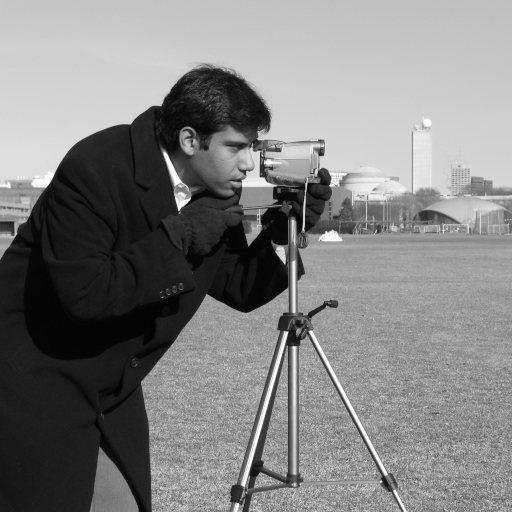
#> input picture skimage.data.camera(), 512 x 512 px
$ python edge_detection.py
#> lines starting #> are read from the running program, lines starting #| are printed output that depends on the picture
### utils.py
# Nama: Kayla Namira Mariadi
# NIM: 13522050
# Deskripsi: Modul helper untuk memuat gambar, menyimpan output, dan plotting

import matplotlib.pyplot as plt
import numpy as np
import pandas as pd
from pathlib import Path
from skimage import data, img_as_float, io
from skimage.color import gray2rgb, rgb2gray
from skimage.util import img_as_ubyte
import io as skio

def to_gray(img):
    """Konversi gambar ke grayscale jika berwarna."""
    if img.ndim == 3:
        return rgb2gray(img)
    return img

def load_images():
    """
    Memuat dan memproses semua gambar standar dan tambahan.
    Mengembalikan dictionary berisi gambar-gambar.
    """
    print("Memuat gambar...")

    personal_image_path = "personal.jpeg"
    personal_image_key = "personal"
    imgs = {
        "cameraman": to_gray(data.camera()),
        "coins": to_gray(data.coins()),
        "checkerboard": to_gray(data.checkerboard()),
        "astronaut": img_as_float(data.astronaut()),
        "chelsea": img_as_float(data.chelsea())
    }
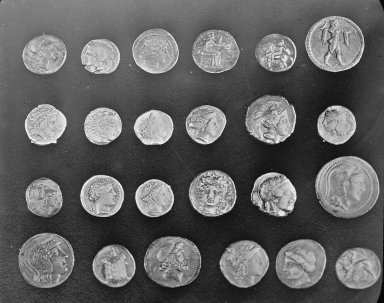
#> input picture skimage.data.coins(), 384 x 303 px
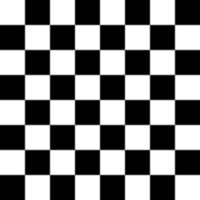
#> input picture skimage.data.checkerboard(), 200 x 200 px
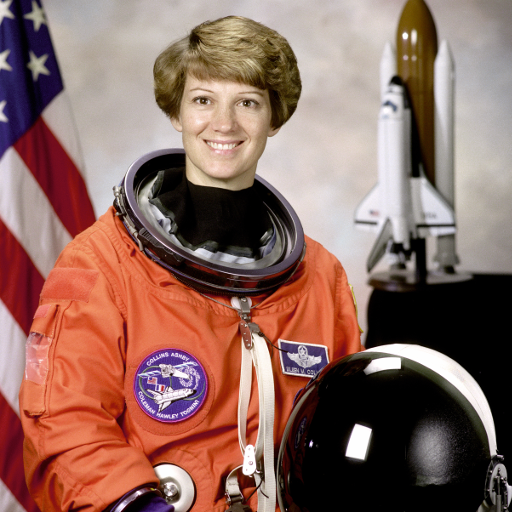
#> input picture skimage.data.astronaut(), 512 x 512 px
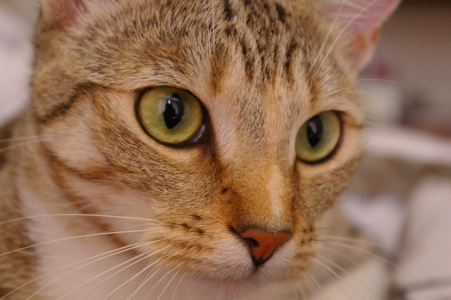
#> input picture skimage.data.chelsea(), 451 x 300 px
    try:
        try:
            root_dir = Path(__file__).resolve().parent
            personal_image_path = root_dir / personal_image_path
        except NameError:
            personal_image_path = Path(personal_image_path)

        img_pribadi = io.imread(str(personal_image_path))
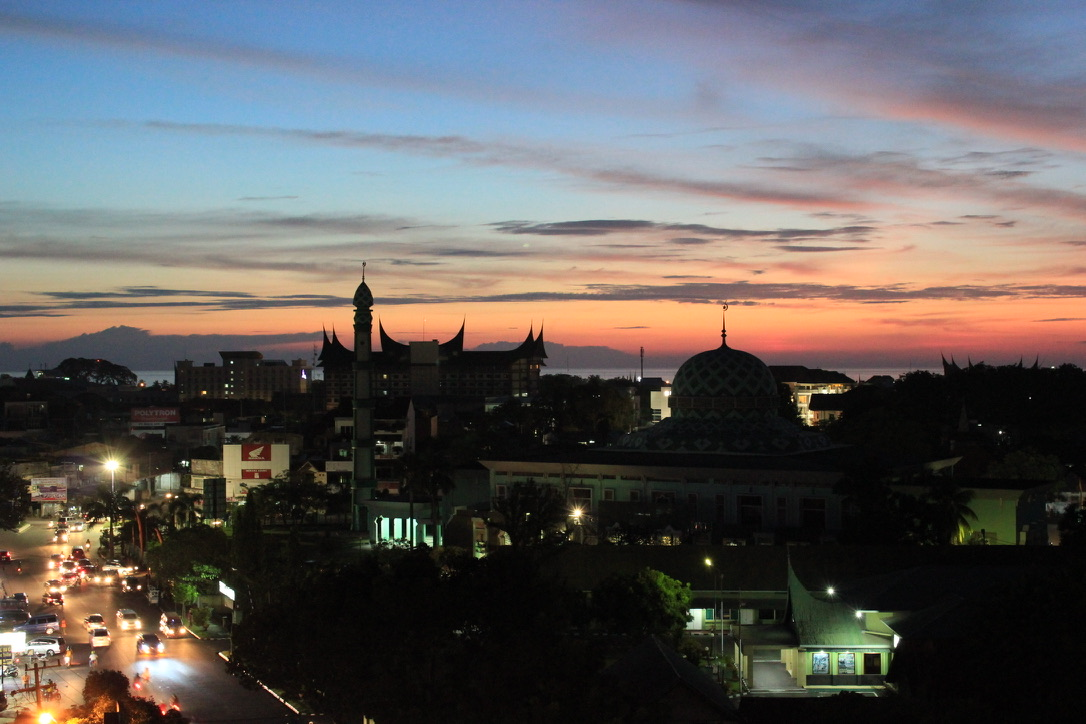
#> input picture personal.jpeg, 1086 x 724 px
#> img_pribadi is the input picture: shape (724, 1086, 3); mean R, G, B 95.9, 92.9, 92
        img_pribadi_float = img_as_float(img_pribadi)
        imgs[personal_image_key] = img_pribadi_float

    except FileNotFoundError:
        print(f"Gambar pribadi '{personal_image_path}' tidak ditemukan.")
    except Exception as e:
        print(f"ERROR saat memuat gambar pribadi: {e}")

    print("Selesai memuat gambar.")
    return imgs

def save_img(filepath, img):
    """
    Menyimpan gambar ke file, membuat direktori jika perlu.
    Menangani konversi tipe data (float -> ubyte) dan grayscale -> RGB.
    """
    filepath = Path(filepath)
    filepath.parent.mkdir(parents=True, exist_ok=True)

    if img.dtype in (np.float32, np.float64):
        img = img_as_ubyte(img)

    # Konversi grayscale ke RGB untuk konsistensi (opsional, tapi aman)
    if img.ndim == 2:
        img = gray2rgb(img)

    io.imsave(str(filepath), img)

def save_params_to_csv(filepath, params_list):
    """
    Menyimpan daftar dictionary parameter ke file CSV.
    """
    filepath = Path(filepath)
    df = pd.DataFrame(params_list)
    df.to_csv(filepath, index=False)
    print(f"\nParameter disimpan di: {filepath.name}")

def plot_comparison(images_dict, title, filepath):
    """
    Membuat plot perbandingan hasil image dalam 2 BARIS dan menyimpannya ke file.
    """
    n = len(images_dict)

    n_rows = 2
    n_cols = (n + 1) // 2

    fig, axes = plt.subplots(n_rows, n_cols, figsize=(n_cols * 4, n_rows * 4), layout='tight')

    axes_flat = axes.ravel()

    for (ax, (label, img)) in zip(axes_flat, images_dict.items()):
        ax.imshow(img, cmap='gray')
        ax.set_title(label)
        ax.axis('off')

    n_total_plots = n_rows * n_cols
    for i in range(n, n_total_plots):
        axes_flat[i].axis('off')

    fig.suptitle(title, fontsize=16)

    filepath = Path(filepath)
    filepath.parent.mkdir(parents=True, exist_ok=True)
    plt.savefig(filepath)
    print(f"Comparison plot disimpan di: {filepath.name}")
    plt.close()

# [37 lines left out: function create_marked_image, not called in this run]

### 02_edge/edge_detection.py
# Nama: Kayla Namira Mariadi
# NIM: 13522050
# Deskripsi: Runner untuk modul edge detection (Sobel & Canny).

from pathlib import Path
from skimage import filters, feature

import utils


EDGE_CONFIG = [
    {
        "name": "sobel",
        "function": filters.sobel,
        "params": {},
        "notes": "Sobel"
    },
    {
        "name": "canny_sigma1_low_thresh",
        "function": feature.canny,
        "params": {"sigma": 1.0, "low_threshold": 0.05, "high_threshold": 0.15},
        "notes": "Eksperimen Threshold: Sigma=1.0, Thresholds rendah"
    },
    {
        "name": "canny_sigma1_high_thresh",
        "function": feature.canny,
        "params": {"sigma": 1.0, "low_threshold": 0.1, "high_threshold": 0.3},
        "notes": "Eksperimen Threshold: Sigma=1.0, Thresholds tinggi"
    },
    {
        "name": "canny_sigma3_low_thresh",
        "function": feature.canny,
        "params": {"sigma": 3.0, "low_threshold": 0.05, "high_threshold": 0.15},
        "notes": "Eksperimen Threshold: Sigma=3.0, Thresholds rendah"
    },
    {
        "name": "canny_sigma3_high_thresh",
        "function": feature.canny,
        "params": {"sigma": 3.0, "low_threshold": 0.1, "high_threshold": 0.3},
        "notes": "Eksperimen Threshold: Sigma=3.0, Thresholds tinggi"
    }
]


def process_one_image(img_name, img, base_output_dir):
    """
    Memproses satu gambar dengan semua metode edge detection di config.
    """
    print(f"\nMemproses image: {img_name}")

    # Ubah gambar menjadi gambar grayscale
    img_gray = utils.to_gray(img)

    img_output_dir = base_output_dir / img_name

    # Siapkan dict untuk plot perbandingan
    comparison_plots = {"Original (Grayscale)": img_gray}

    utils.save_img(img_output_dir / f"{img_name}_original_gray.png", img_gray)

    image_params_log = []

    for config in EDGE_CONFIG:
        print(f"  Menerapkan: {config['name']}...")
        filter_func = config["function"]
        params = config["params"].copy()

        # Terapkan filter
        # Canny mengembalikan boolean, Sobel mengembalikan float
        # Kita konversi ke float (0-1) agar konsisten saat disimpan
        edge_img = filter_func(img_gray, **params).astype(float)

        output_filename = img_output_dir / f"{img_name}_{config['name']}.png"
        utils.save_img(output_filename, edge_img)

        comparison_plots[config['name']] = edge_img

        log_entry = {"image": img_name, "method": config['name'], "notes": config['notes']}
        log_entry.update(config["params"])
        image_params_log.append(log_entry)

    # Simpan plot perbandingan untuk gambar ini
    plot_filepath = base_output_dir / f"comparison_{img_name}.png"
    utils.plot_comparison(
        comparison_plots,
        f"Edge Detection Comparison for {img_name}",
        plot_filepath
    )

    return image_params_log


def run_all_edges(base_output_dir):
    """
    Fungsi utama yang me-loop semua gambar dan memanggil prosesor.
    """
    print("--- 2. Menjalankan Modul Edge Detection ---")
    imgs = utils.load_images()
#> imgs = 6 items
    all_params_log = []

    for img_name, img in imgs.items():
        logs_from_image = process_one_image(img_name, img, base_output_dir)
        all_params_log.extend(logs_from_image)
#> this loop made 6 passes
#> img_name on passes 1 to 6: 'cameraman', 'coins', 'checkerboard', 'astronaut', 'chelsea', 'personal'
#> (printed output is left out)
#> pass 1, in save_img (call 3), `img = img_as_ubyte(img)`:
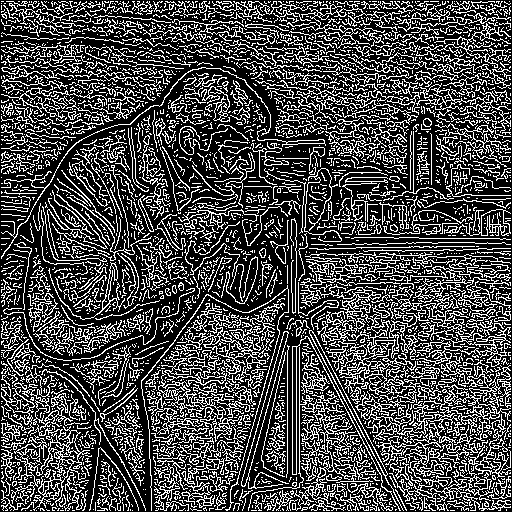
#> img: shape (512, 512); 28.8% white in thin lines or dots
#> pass 2, in plot_comparison (call 2), `plt.close()`:
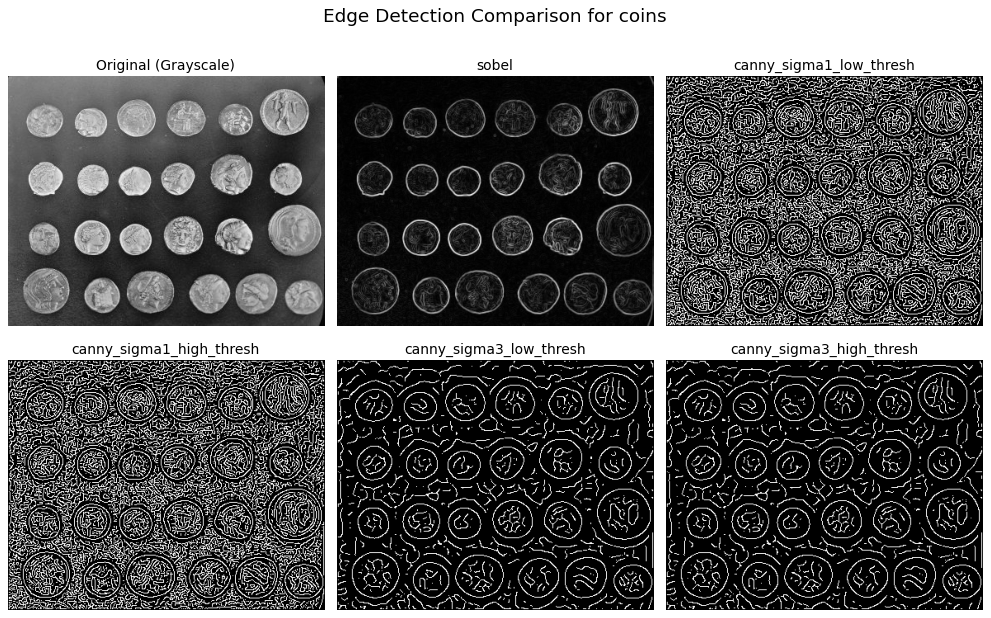
#> figure drawn by matplotlib, 6 panels
#> after the loop, all_params_log = 30 items

    csv_path = base_output_dir / "edge_parameters.csv"
    utils.save_params_to_csv(csv_path, all_params_log)
#> in save_params_to_csv, `df = pd.DataFrame(params_list)`: df = table of 30 rows and 6 columns

    print("\n--- Modul Edge Detection Selesai ---")


def main():
    output_dir = Path(__file__).resolve().parent
    run_all_edges(output_dir)

if __name__ == "__main__":
    main()
